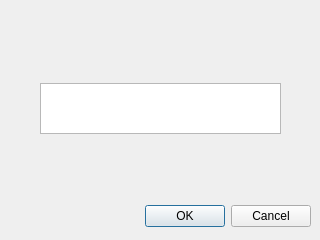
<?xml version="1.0" encoding="UTF-8"?>
<ui version="4.0">
 <class>MyShareDialog</class>
 <widget class="QDialog" name="MyShareDialog">
  <property name="geometry">
   <rect>
    <x>0</x>
    <y>0</y>
    <width>320</width>
    <height>240</height>
   </rect>
  </property>
  <property name="windowTitle">
   <string>Dialog</string>
  </property>
  <widget class="QDialogButtonBox" name="buttonBox">
   <property name="geometry">
    <rect>
     <x>10</x>
     <y>200</y>
     <width>301</width>
     <height>32</height>
    </rect>
   </property>
   <property name="orientation">
    <enum>Qt::Horizontal</enum>
   </property>
   <property name="standardButtons">
    <set>QDialogButtonBox::Cancel|QDialogButtonBox::Ok</set>
   </property>
  </widget>
  <widget class="QTextEdit" name="textEdit">
   <property name="geometry">
    <rect>
     <x>40</x>
     <y>83</y>
     <width>241</width>
     <height>51</height>
    </rect>
   </property>
  </widget>
 </widget>
 <resources/>
 <connections>
  <connection>
   <sender>buttonBox</sender>
   <signal>accepted()</signal>
   <receiver>MyShareDialog</receiver>
   <slot>accept()</slot>
   <hints>
    <hint type="sourcelabel">
     <x>248</x>
     <y>254</y>
    </hint>
    <hint type="destinationlabel">
     <x>157</x>
     <y>274</y>
    </hint>
   </hints>
  </connection>
  <connection>
   <sender>buttonBox</sender>
   <signal>rejected()</signal>
   <receiver>MyShareDialog</receiver>
   <slot>reject()</slot>
   <hints>
    <hint type="sourcelabel">
     <x>316</x>
     <y>260</y>
    </hint>
    <hint type="destinationlabel">
     <x>286</x>
     <y>274</y>
    </hint>
   </hints>
  </connection>
 </connections>
</ui>
